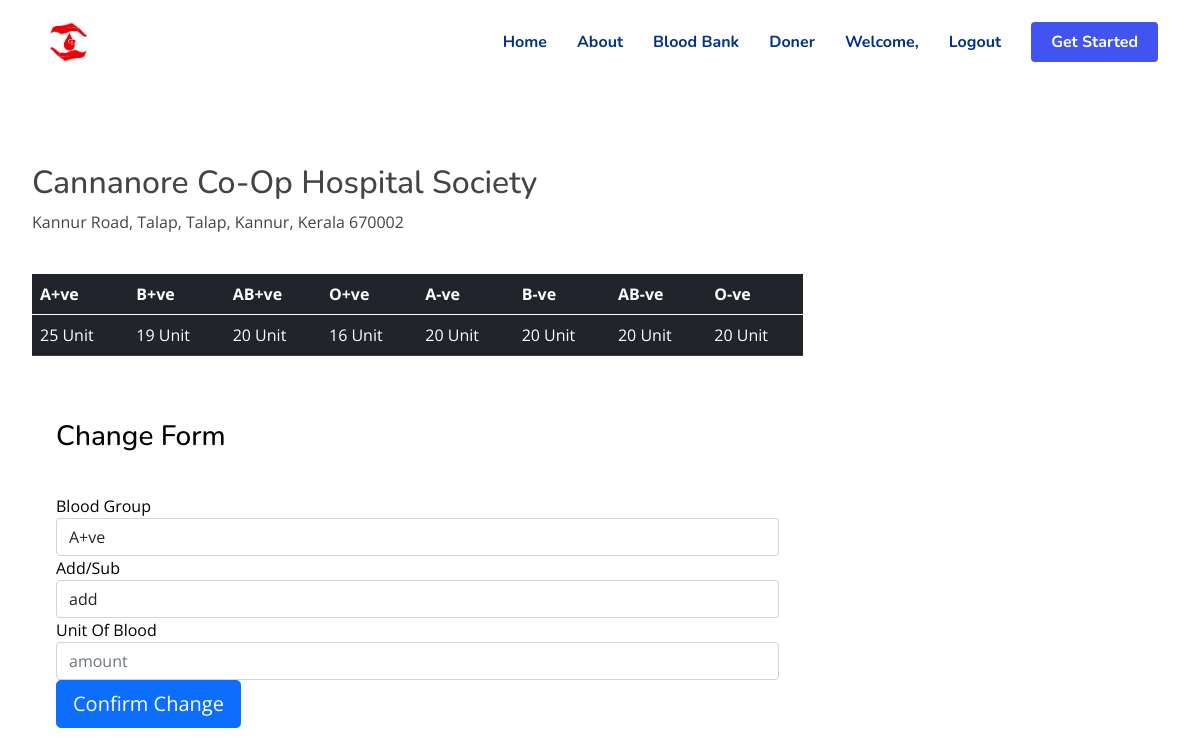
The app's page /official_blood_bank (signed in), older data.
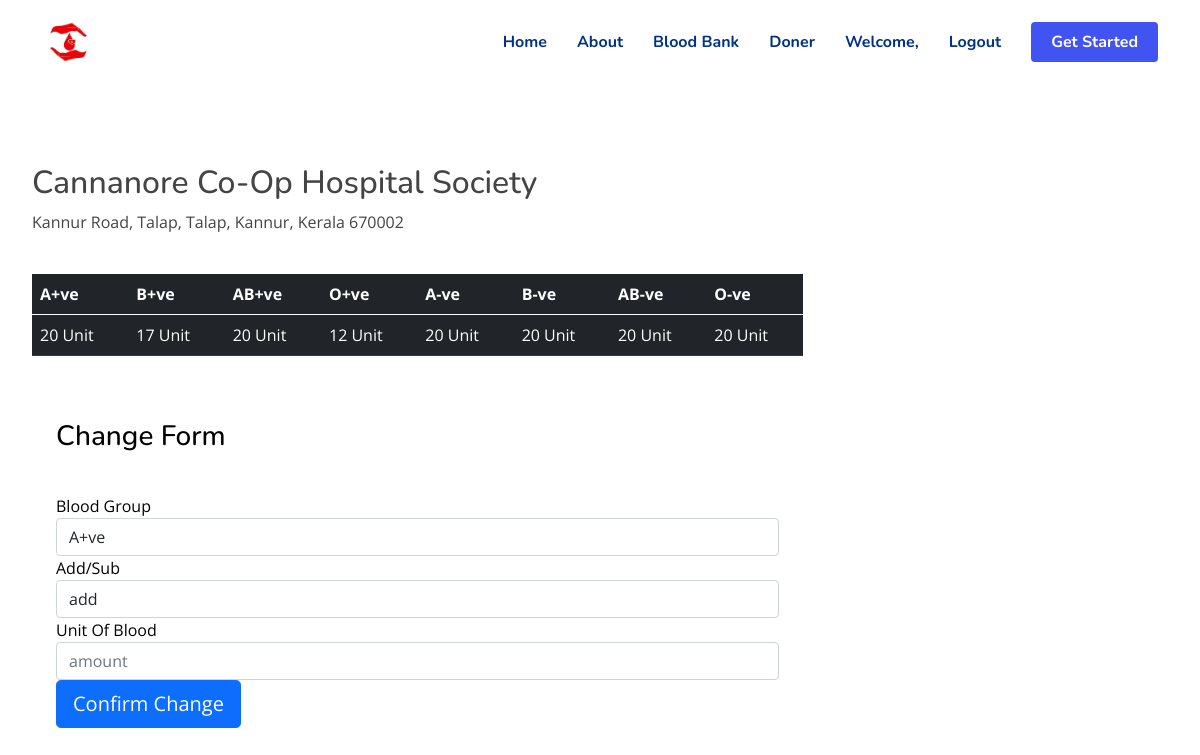
The same page, newer data.
### donation/models.py (models this page shows)
class blood_bank(db.Model, UserMixin):
    id = db.Column(db.Integer(), primary_key= True)
    name = db.Column(db.String())
    address = db.Column(db.String())
    district_id = db.Column(db.Integer(), db.ForeignKey('district.id'))
    govt_pvt_id = db.Column(db.Integer(), db.ForeignKey('govt_pvt.id'))
    category_id = db.Column(db.Integer(), db.ForeignKey('category.id'))
    blood_bank_id = db.relationship('blood', backref='Blood', lazy=True)

class blood(db.Model, UserMixin):
    id = db.Column(db.Integer(), primary_key= True)
    blood_bank_id = db.Column(db.Integer(), db.ForeignKey('blood_bank.id'))
    A_positive = db.Column(db.Integer())
    B_positive = db.Column(db.Integer())
    AB_positive = db.Column(db.Integer())
    O_positive = db.Column(db.Integer())
    A_negative = db.Column(db.Integer())
    B_negative = db.Column(db.Integer())
    AB_negative = db.Column(db.Integer())
    O_negative = db.Column(db.Integer())

### donation/routes.py (the view, shortened to what this page needs)
@app.route('/official_blood_bank', methods=['GET','POST'])
def official_blood_bank():
	form = change()
	happy = current_user.id
	hi = userbank.query.filter_by(id=happy).first()
	x = hi.name_id
	database = blood_bank.query.filter_by(id= x).first()
	y = database
	b = blood.query.filter_by(id=x).first()
	if form.errors !={}:
		for err_msg in form.errors.values():
			flash(f'There was an error in creating the user:{err_msg}',category='danger')
	return render_template('official_blood_bank.html', y=y, b=b,form=form)

### donation/forms.py
class change(FlaskForm):
	blood_grp = SelectField(label='Blood Group',choices=['A+ve','B+ve','AB+ve','O+ve','A-ve','B-ve','AB-ve','O-ve'])
	do = SelectField(label='Add/Sub', choices=['add','subtract'])
	amount =   StringField(label='Unit Of Blood', validators=[DataRequired()])
	submit = SubmitField(label='Confirm Change')

### donation/models.py (called while the page is built)
@login_manager.user_loader
def load_user(user_id):
    return user.query.get(int(user_id))

### donation/templates/official_blood_bank.html (shortened to what this page needs)
{% extends "bank_base.html" %}
{% block content%}
  <br>
  <br>
  <br>
  <br>
  <br>
  <br>
<div class="row" style="margin-top:20px; margin-left:20px">
   <div class="col-8">
       <h2>{{y.name}}</h2>
       <p>{{y.address}}</p>
       <br>
      <table class="table table-hover table-dark">
         <thead>
            <tr>
                <th scope="col">A+ve</th>
               <th scope="col">B+ve</th>
               <th scope="col">AB+ve</th>
               <th scope="col">O+ve</th>
               <th scope="col">A-ve</th>
               <th scope="col">B-ve</th>
               <th scope="col">AB-ve</th>
               <th scope="col">O-ve</th>
            </tr>
         </thead>
         <tbody>
            <tr>
               <td>{{b.A_positive  }} Unit</td>
               <td>{{ b.B_positive }} Unit</td>
               <td>{{ b.AB_positive }} Unit</td>
               <td>{{ b.O_positive }} Unit</td>
               <td>{{ b.A_negative }} Unit</td>
               <td>{{ b.B_negative }} Unit</td>
               <td>{{ b.AB_negative }} Unit</td>
               <td>{{ b.O_negative }} Unit</td>
            </tr>
         </tbody>
      </table>
      <br>
      <br>
      <div class="container">
          <form method="POST" class="form-register" style="color:black">
              <h1 class="h3 mb-3 font-weight-normal">
                  Change Form
              </h1>
              <br>
              {{ form.blood_grp.label()}}
              {{ form.blood_grp(class="form-control", placeholder="Blood Group")}}
              {{ form.do.label()}}
              {{ form.do(class="form-control", placeholder="Add/Subtract")}}
              {{ form.amount.label()}}
              {{ form.amount(class="form-control", placeholder="amount")}}
              {{ form.submit(class="btn btn-lg btn-block btn-primary") }}
            </form>
        </div>
    </div>
  </div>
{% endblock %}

### donation/templates/bank_base.html (shortened to what this page needs)
<!doctype html>
<html lang="en">
<head>
  <link href="{{url_for('static',filename='assets/vendor/bootstrap/css/bootstrap.min.css')}}" rel="stylesheet">
  <link href="{{url_for('static',filename='assets/vendor/bootstrap-icons/bootstrap-icons.css')}}" rel="stylesheet">
  <link href="{{url_for('static',filename='assets/vendor/aos/aos.css')}}" rel="stylesheet">
  <link href="{{url_for('static',filename='assets/vendor/remixicon/remixicon.css')}}" rel="stylesheet">
  <link href="{{url_for('static',filename='assets/vendor/swiper/swiper-bundle.min.css')}}" rel="stylesheet">
  <link href="{{url_for('static',filename='assets/vendor/glightbox/css/glightbox.min.css')}}" rel="stylesheet">
  <link href="{{url_for('static',filename='assets/css/style.css')}}" rel="stylesheet">
</head>
<body>
  <header id="header" class="header fixed-top">
    <div class="container-fluid container-xl d-flex align-items-center justify-content-between">
      <a href="index.html" class="logo d-flex align-items-center">
        <img src="{{url_for('static',filename='assets/img/1.jpeg')}}" alt="">
      </a>
      <nav id="navbar" class="navbar">
        <ul>
          <li><a class="nav-link scrollto" href="{{url_for('home_page')}}">Home</a></li>
          <li><a class="nav-link scrollto" href="">About</a></li>
          <li><a class="nav-link scrollto" href="#">Blood Bank</a></li>
          <li><a class="nav-link scrollto" href="{{ url_for('donor') }}">Doner</a></li>
          {% if current_user.is_authenticated %}
            <ul class="navbar">
                <li class="nav-item">
                    <a class="nav-link scrollto">Welcome,</a>
                </li>
                <li class="nav-item">
                    <a class="nav-link scrollto" href="{{ url_for('logout_page') }}">Logout</a>
                </li>
            </ul>
          {% endif %}
          <li><a class="getstarted scrollto" href="#about">Get Started</a></li>
        </ul>
      </nav>
    </div>
  </header>
  {% block content %}
  {% endblock %}
</body>
</html>

### donation/static/assets/css/style.css (style rules this page uses)
:root { scroll-behavior: smooth; }
body { font-family: "Open Sans", sans-serif; color: #444444; }
a { color: #4154f1; text-decoration: none; }
h1, h2, h3, h4, h5, h6 { font-family: "Nunito", sans-serif; }
.header { transition: all 0.5s; z-index: 997; padding: 20px 0; }
.header .logo { line-height: 0; }
.header .logo img { max-height: 40px; margin-right: 6px; }
.navbar { padding: 0; }
.navbar ul { margin: 0; padding: 0; display: flex; list-style: none; align-items: center; }
.navbar li { position: relative; }
.navbar a { display: flex; align-items: center; justify-content: space-between; padding: 10px 0 10px 30px; font-family: "Nunito", sans-serif; font-size: 16px; font-weight: 700; color: #013289; white-space: nowrap; transition: 0.3s; }
.navbar .getstarted { background: #4154f1; padding: 8px 20px; margin-left: 30px; border-radius: 4px; color: #fff; }

Row changes from the older to the newer data that the page shows:
changed blood: A_positive "25" → "20"; B_positive "19" → "17"; O_positive "16" → "12"
